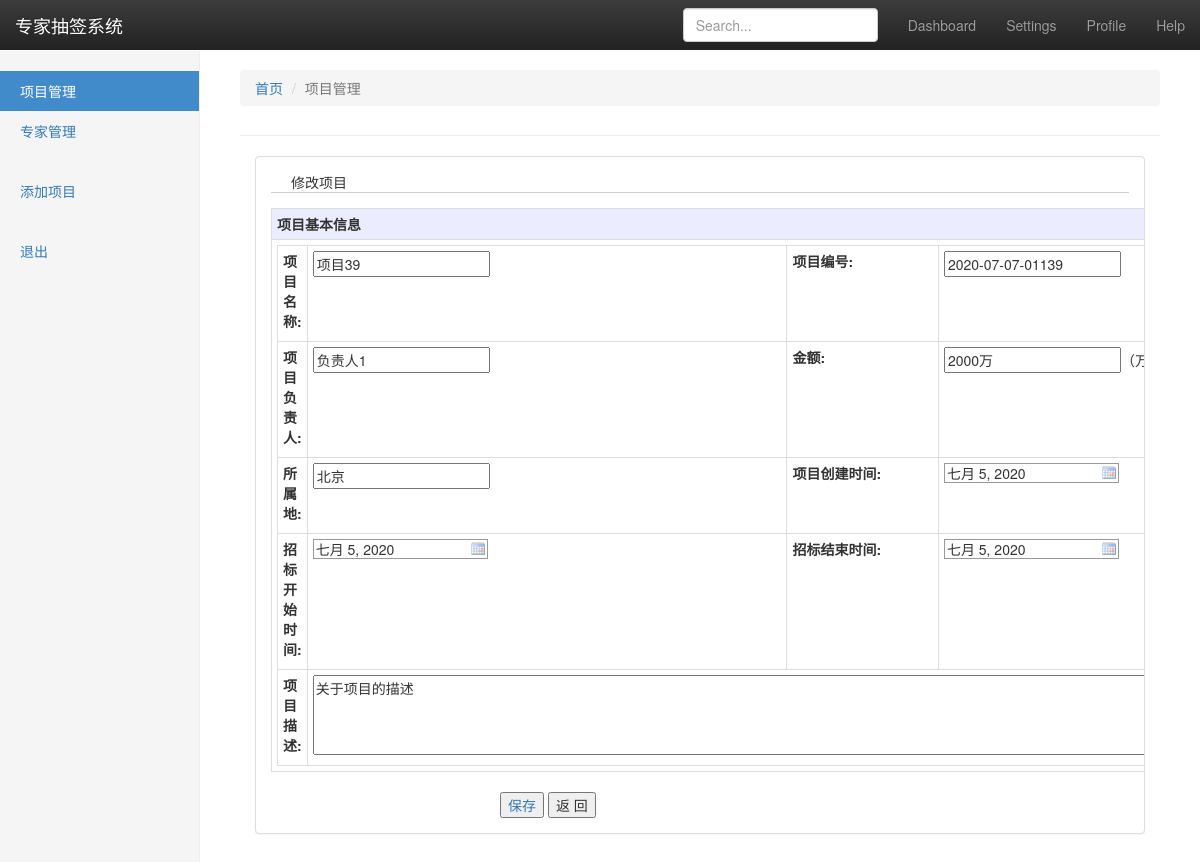
/program/modify/39 (signed in), run on the app's committed database.
### program/models.py (models this page shows, shortened)
class Program(models.Model):
    id = models.AutoField(primary_key=True)
    visible = models.BooleanField(default=True)
    seq = models.CharField(max_length=100, null=False, verbose_name="项目编号")
    name = models.CharField(max_length=500, verbose_name="项目名称", null=False)
    desp = models.CharField(max_length=1000, verbose_name="项目描述", null=True)
    responser = models.CharField(max_length=100, verbose_name="项目负责人", null=False)
    location = models.CharField(max_length=100, verbose_name="所属地", null=True)
    money = models.CharField(max_length=100, null=True,verbose_name="招标金额")
    program_date = models.DateField(verbose_name="创建时间")
    start_date = models.DateField(verbose_name="评标开始时间")
    end_date = models.DateField(verbose_name="评标截止时间")
    class Meta:
        verbose_name = '项目'
        verbose_name_plural = verbose_name

### program/views.py (the view, shortened to what this page needs)
# urls.py: path('modify/<int:id>', views.program_modify, name='modifyProgram'),
def program_modify(request, id):
    user = User.objects.get(username=request.user.username)
    if user.username != "admin":
        return HttpResponse("您不是管理员，你没有权限修改该项目")
    if request.method == 'GET':
        program = Program.objects.get(id=id)
        return render(request, 'modify_program_template.html', {"program_item": program, "program_id": id})

### template/modify_program_template.html (shortened to what this page needs)
<!DOCTYPE html>
<html lang="zh-CN"><head>
    <link rel="stylesheet" href="https://cdn.jsdelivr.net/npm/bootstrap@3.3.7/dist/css/bootstrap.min.css">
    <link rel="stylesheet" href="https://cdn.jsdelivr.net/npm/bootstrap@3.3.7/dist/css/bootstrap-theme.min.css">
  </head>
  <body>
    <nav class="navbar navbar-inverse navbar-fixed-top">
      <div class="container-fluid">
        <div class="navbar-header">
          <a class="navbar-brand" href="#">专家抽签系统</a>
        </div>
        <div id="navbar" class="navbar-collapse collapse">
          <ul class="nav navbar-nav navbar-right">
            <li><a href="#">Dashboard</a></li>
            <li><a href="#">Settings</a></li>
            <li><a href="#">Profile</a></li>
            <li><a href="#">Help</a></li>
          </ul>
          <form class="navbar-form navbar-right">
            <input type="text" class="form-control" placeholder="Search...">
          </form>
        </div>
      </div>
    </nav>
    <div class="container-fluid">
      <div class="row">
        <div class="col-sm-3 col-md-2 sidebar">
          <ul class="nav nav-sidebar">
            <li class="active"><a href="{% url 'index' %}">项目管理<span class="sr-only">(current)</span></a></li>
			<li><a href="{% url 'list' %}">专家管理</a></li>
          </ul>
          <ul class="nav nav-sidebar">
			<li><a href="{% url 'addProgram' %}">添加项目</a></li>
          </ul>
		  <ul class="nav nav-sidebar">
			<li><a href="{% url 'login' %}">退出</a></li>
          </ul>
        </div>
        <div class="col-sm-9 col-sm-offset-3 col-md-10 col-md-offset-2 main">
        <div class="content-right">
			<div class="page-header">
				<ol class="breadcrumb">
					<li><a href="/program/list">首页</a></li>
					<li class="active">项目管理</li>
				</ol>
			</div>
			<div class="col-md-12">
				<div class="panel panel-default">
					<div class="panel-body table-responsive">
						<div style="border-bottom:1px solid #ccc; margin-bottom:15px; color:#3299fd); background-repeat:no-repeat; padding-left:20px; background-position: bottom left;">
							修改项目
						</div>
						<form id="inputForm" class="form-horizontal" action="" method="post">
							<table class="table table-bordered table-condensed">
								<tr>
									<td style="background-color:#ECECFF;">
										<b>项目基本信息</b>
									</td>
								</tr>
								<tr>
									<td>
							<table class="table table-bordered table-condensed" style="margin-bottom: 0px;">
								<tr>
									<td style="width:12%">
										<label class="tab_control_label">项目名称: </label>
									</td>
									<td style="width:38%">
										<input id="name" name="name" class="required" type="text" value="{{program_item.name}}" maxlength="50"/>
									</td>
									<td style="width:12%"><label class="tab_control_label">项目编号: </label></td>
									<td style="width:38%">
										<input id="code" name="code" class="required" type="text" value="{{program_item.seq}}" maxlength="50"/>
									</td>
								</tr>
								<tr>
									<td style="width:12%">
										<label class="tab_control_label">项目负责人: </label>
									</td>
									<td style="width:38%">
										<input id="responser" name="responser" class="required" type="text" value="{{program_item.responser}}" maxlength="50"/>
									</td>
									<td><label class="tab_control_label">金额: </label></td>
									<td>
										<div class="input-append">
										<input id="budget" name="budget" class="required isFloat" type="text" value="{{program_item.money}}" maxlength="10"/>（万元）
										</div>
									</td>
								</tr>
								<tr>
									<td><label class="tab_control_label">所属地: </label></td>
									<td style="width:38%">
										<input id="location" name="location" class="required" type="text" value="{{program_item.location}}" maxlength="50"/>
									</td>
									<td><label class="tab_control_label">项目创建时间: </label></td>
									<td>
										<input id="program_date" name="program_date" type="text"
														maxlength="20" class="Wdate required"
														value="{{program_item.program_date}}"
														onclick="WdatePicker({dateFmt:'yyyy-MM-dd',maxDate:'#F{$dp.$D(\'program_date\')}',isShowClear:false});"/>
									</td>
								</tr>
								<tr>
									<td><label class="tab_control_label">招标开始时间: </label></td>
									<td>
										<input id="start_date" name="start_date" type="text"
														maxlength="20" class="Wdate required"
														value="{{program_item.start_date}}"
														onclick="WdatePicker({dateFmt:'yyyy-MM-dd',minDate:'#F{$dp.$D(\'start_date\')}', isShowClear:false});"/>
									</td>
									<td><label class="tab_control_label">招标结束时间: </label></td>
									<td>
										<input id="end_date" name="end_date" type="text"
														maxlength="20" class="Wdate required"
														value="{{program_item.end_date}}"
														onclick="WdatePicker({dateFmt:'yyyy-MM-dd',minDate:'#F{$dp.$D(\'end_date\')}', isShowClear:false});" />
									</td>
								</tr>
								<tr>
									<td><label class="tab_control_label">项目描述: </label></td>
									<td colspan="10">
										<textarea type="text" id="remarks" name="remarks" maxlength="1000" style="width: 1100px; height: 80px">{{program_item.desp}}</textarea>
									</td
								</tr>
							</table>
							</td>
							</tr>
							</table>
							<div style="width:400px; display:block; margin:0px auto;">
		                    <a href="/program/modify/{{program_id}}" onclick="return modify('确认要保存该项目吗？', this.href)">
                                <button type="botton" class="btn-blu-btn" >保存</button>
                            </a>
								<button id="submitBtn" type="button" class="btn-cancel" onclick="history.go(-1)">返 回</button>
							</div>
						</form>
					</div>
				</div>
			</div>
		</div>
        </div>
      </div>
    </div>
</body>
</html>

### static/js/My97DatePicker/skin/WdatePicker.css (style rules this page uses)
.Wdate { border:#999 1px solid; height:20px; background:#fff url(datePicker.gif) no-repeat right; }

### template/modify_program_template.html (style rules this page uses)
body { padding-top: 50px; }
.navbar-fixed-top { border: 0; }
.sidebar { display: none; }
@media (min-width: 768px) { .sidebar { position: fixed; top: 51px; bottom: 0; left: 0; z-index: 1000; display: block; padding: 20px; overflow-x: hidden; overflow-y: auto; background-color: #f5f5f5; border-right: 1px solid #eee; } }
.nav-sidebar { margin-right: -21px; margin-bottom: 20px; margin-left: -20px; }
.nav-sidebar > li > a { padding-right: 20px; padding-left: 20px; }
.nav-sidebar > .active > a, .nav-sidebar > .active > a:hover, .nav-sidebar > .active > a:focus { color: #fff; background-color: #428bca; }
.main { padding: 20px; }
@media (min-width: 768px) { .main { padding-right: 40px; padding-left: 40px; } }
.main .page-header { margin-top: 0; }

### data on the page
Program: name "项目39", code "2020-07-07-01139", responser "负责人1", budget "2000万", location "北京", program_date "七月 5, 2020", start_date "七月 5, 2020", end_date "七月 5, 2020", remarks "关于项目的描述"
